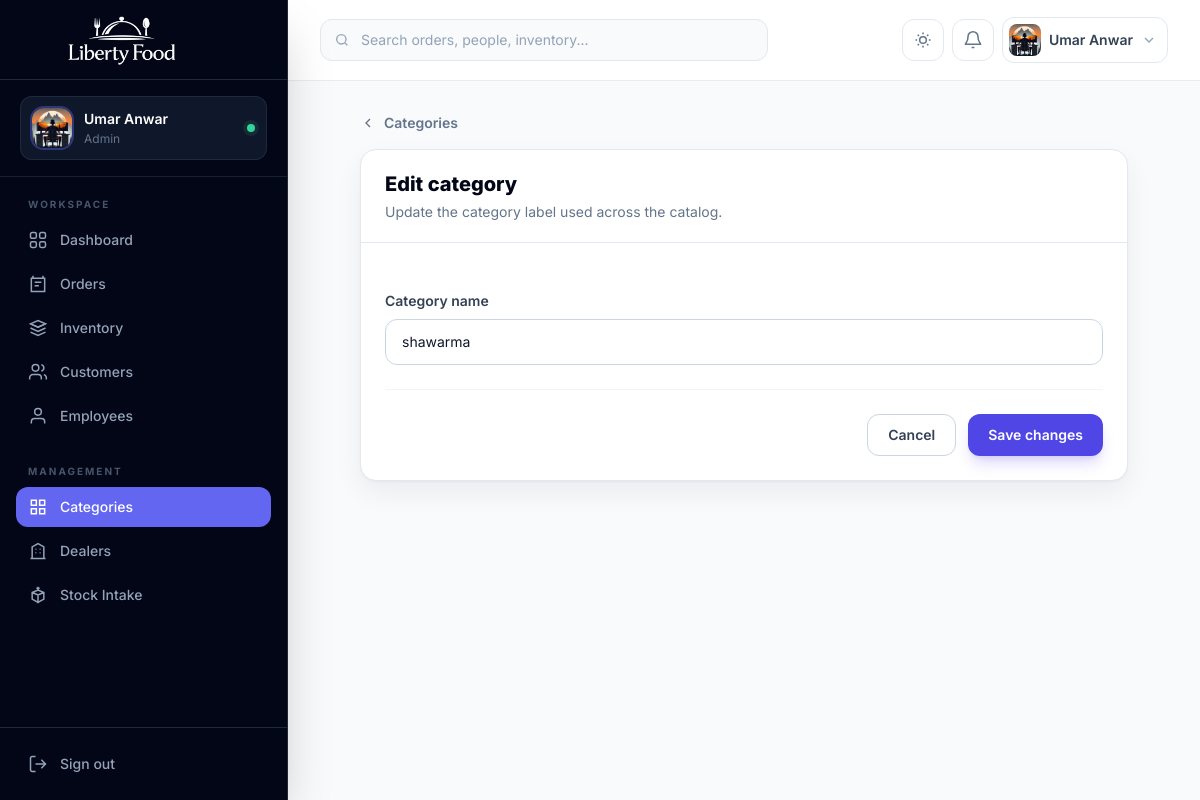
Page /categories/1/edit/ (signed in) on the committed database.
### accounts/models.py (models this page shows, shortened)
class CustomUser(AbstractUser):
    email = models.EmailField(unique=True)
    ROLE_CHOICES = (
        ('admin', 'Admin'),
        ('employee', 'Employee'),
        ('customer', 'Customer'),
    )
    role = models.CharField(
        max_length=20,
        choices=ROLE_CHOICES,
        default='customer'
    )
    phone = models.CharField(
        max_length=15,
        blank=True,
        null=True
    )
    profile_image = models.ImageField(
        upload_to='profiles/',
        blank=True,
        null=True
    )

### core_app/models.py (models this page shows, shortened)
class Category(models.Model):
    name = models.CharField(max_length=200)
    image = models.ImageField(upload_to='categories/', null=True, blank=True)
    status = models.BooleanField(default=True)

### core_app/views.py (the view)
# urls.py: path('categories/<int:pk>/edit/', views.category_edit, name='category_edit'),
@admin_required
def category_edit(request, pk):
    category = get_object_or_404(Category, pk=pk)
    if request.method == "POST":
        category.name = request.POST.get("name")
        category.save()
        return redirect("category_list")
    return render(request, "category_edit.html", {"category": category})

### accounts/decoraters.py (called while the page is built)
def is_admin(user):
    return user.is_authenticated and (user.is_superuser or user.role == "admin")

def role_required(*roles):
    def decorator(view_func):
        @login_required
        @wraps(view_func)
        def wrapper(request, *args, **kwargs):
            if is_admin(request.user) or request.user.role in roles:
                return view_func(request, *args, **kwargs)
            raise PermissionDenied("You do not have permission to access this page.")
        return wrapper
    return decorator

### templates/category_edit.html (shortened to what this page needs)
{% extends "base.html" %}
{% block content %}
<div class="mx-auto max-w-3xl">
  <a href="{% url 'category_list' %}" class="mb-4 inline-flex items-center gap-2 text-sm font-semibold text-slate-500 hover:text-indigo-600 dark:hover:text-indigo-400"><svg class="h-4 w-4" viewBox="0 0 24 24" fill="none" stroke="currentColor" stroke-width="2"><path d="m15 18-6-6 6-6"/></svg> Categories</a>
  <section class="overflow-hidden rounded-2xl border border-slate-200 bg-white shadow-soft dark:border-slate-800 dark:bg-slate-900">
    <div class="border-b border-slate-200 px-6 py-5 dark:border-slate-800"><h1 class="text-xl font-extrabold text-slate-950 dark:text-white">Edit category</h1><p class="mt-1 text-sm text-slate-500">Update the category label used across the catalog.</p></div>
    <form method="POST" class="space-y-6 p-6">
      <div><label for="name" class="mb-2 block text-sm font-semibold text-slate-700 dark:text-slate-200">Category name</label><input type="text" id="name" name="name" value="{{ category.name }}" required class="w-full rounded-xl border border-slate-300 bg-white px-4 py-3 text-sm text-slate-900 outline-none focus:border-indigo-500 focus:ring-4 focus:ring-indigo-500/10 dark:border-slate-700 dark:bg-slate-950 dark:text-white"></div>
      <div class="flex flex-col-reverse gap-3 border-t border-slate-100 pt-6 dark:border-slate-800 sm:flex-row sm:justify-end"><a href="{% url 'category_list' %}" class="inline-flex justify-center rounded-xl border border-slate-300 px-5 py-2.5 text-sm font-semibold text-slate-700 hover:bg-slate-50 dark:border-slate-700 dark:text-slate-200">Cancel</a><button type="submit" class="rounded-xl bg-indigo-600 px-5 py-2.5 text-sm font-semibold text-white shadow-lg shadow-indigo-600/20 hover:bg-indigo-700">Save changes</button></div>
    </form>
  </section>
</div>
{% endblock %}

### templates/base.html (shortened to what this page needs)
{% load static %}
<!DOCTYPE html>
<html lang="en" class="h-full scroll-smooth">
<head>
  <script src="https://cdn.tailwindcss.com"></script>
</head>
<body class="h-full bg-slate-50 font-sans text-slate-700 antialiased dark:bg-slate-950 dark:text-slate-300">
  <aside id="sidebar" class="fixed inset-y-0 left-0 z-50 flex w-72 -translate-x-full flex-col border-r border-slate-800 bg-slate-950 text-slate-300 shadow-2xl transition-transform duration-300 lg:translate-x-0">
    <div class="flex h-20 items-center gap-3 border-b border-slate-800 px-5">
      <a href="{% url 'home' %}" class="block h-16 w-52" aria-label="Liberty Food home">
        <img src="{% static 'liberty-food-logo-cropped.png' %}" alt="Liberty Food" class="h-full w-full object-contain">
      </a>
    </div>
    <div class="border-b border-slate-800/80 px-5 py-4">
      <div class="flex items-center gap-3 rounded-xl bg-slate-900 px-3 py-3 ring-1 ring-inset ring-slate-800">
        {% if request.user.profile_image %}
          <img src="{{ request.user.profile_image.url }}" alt="{{ request.user.username }}" class="h-10 w-10 rounded-xl object-cover ring-2 ring-indigo-500/40">
        {% else %}
          <div class="flex h-10 w-10 items-center justify-center rounded-xl bg-indigo-500/15 text-sm font-bold uppercase text-indigo-300 ring-1 ring-inset ring-indigo-500/30">
            {{ request.user.username|slice:":1" }}
          </div>
        {% endif %}
        <div class="min-w-0">
          <p class="truncate text-sm font-semibold text-white">{{ request.user.get_full_name|default:request.user.username }}</p>
          <p class="mt-0.5 truncate text-xs capitalize text-slate-500">{{ request.user.role|default:"Team member" }}</p>
        </div>
        <span class="ml-auto h-2 w-2 rounded-full bg-emerald-400 ring-4 ring-emerald-400/10" title="Online"></span>
      </div>
    </div>
    <nav class="flex-1 overflow-y-auto px-4 py-5" aria-label="Primary navigation">
      <p class="mb-2 px-3 text-[10px] font-bold uppercase tracking-[.2em] text-slate-600">Workspace</p>
      <div class="space-y-1">
        <a href="{% url 'home' %}" class="nav-link flex items-center gap-3 rounded-xl px-3 py-2.5 text-sm font-medium transition {% if request.resolver_match.url_name == 'home' %}bg-indigo-500 text-white shadow-lg shadow-indigo-950/30{% else %}text-slate-400 hover:bg-slate-900 hover:text-white{% endif %}">
          <svg class="h-5 w-5" viewBox="0 0 24 24" fill="none" stroke="currentColor" stroke-width="1.8"><rect x="3" y="3" width="7" height="7" rx="2"/><rect x="14" y="3" width="7" height="7" rx="2"/><rect x="3" y="14" width="7" height="7" rx="2"/><rect x="14" y="14" width="7" height="7" rx="2"/></svg>
          Dashboard
        </a>
        {% if request.user.role == 'admin' or request.user.is_superuser %}<a href="{% url 'order_list' %}" class="nav-link flex items-center gap-3 rounded-xl px-3 py-2.5 text-sm font-medium transition {% if 'order' in request.resolver_match.url_name %}bg-indigo-500 text-white shadow-lg shadow-indigo-950/30{% else %}text-slate-400 hover:bg-slate-900 hover:text-white{% endif %}">
          <svg class="h-5 w-5" viewBox="0 0 24 24" fill="none" stroke="currentColor" stroke-width="1.8"><path d="M6 2v4M18 2v4M4 5h16v16H4z"/><path d="M8 10h8M8 14h5"/></svg>
          Orders
        </a>
        <a href="{% url 'fooditem_list' %}" class="nav-link flex items-center gap-3 rounded-xl px-3 py-2.5 text-sm font-medium transition {% if 'fooditem' in request.resolver_match.url_name or request.resolver_match.url_name == 'food_quantity' %}bg-indigo-500 text-white shadow-lg shadow-indigo-950/30{% else %}text-slate-400 hover:bg-slate-900 hover:text-white{% endif %}">
          <svg class="h-5 w-5" viewBox="0 0 24 24" fill="none" stroke="currentColor" stroke-width="1.8"><path d="m3 7 9-4 9 4-9 4-9-4Z"/><path d="m3 7 9 4 9-4M3 12l9 4 9-4M3 17l9 4 9-4"/></svg>
          Inventory
        </a>
        <a href="{% url 'customer_list' %}" class="nav-link flex items-center gap-3 rounded-xl px-3 py-2.5 text-sm font-medium transition {% if 'customer' in request.resolver_match.url_name %}bg-indigo-500 text-white shadow-lg shadow-indigo-950/30{% else %}text-slate-400 hover:bg-slate-900 hover:text-white{% endif %}">
          <svg class="h-5 w-5" viewBox="0 0 24 24" fill="none" stroke="currentColor" stroke-width="1.8"><path d="M16 21v-2a4 4 0 0 0-4-4H6a4 4 0 0 0-4 4v2"/><circle cx="9" cy="7" r="4"/><path d="M22 21v-2a4 4 0 0 0-3-3.87M16 3.13a4 4 0 0 1 0 7.75"/></svg>
          Customers
        </a>
        <a href="{% url 'employee_list' %}" class="nav-link flex items-center gap-3 rounded-xl px-3 py-2.5 text-sm font-medium transition {% if 'employee' in request.resolver_match.url_name or 'salary' in request.resolver_match.url_name %}bg-indigo-500 text-white shadow-lg shadow-indigo-950/30{% else %}text-slate-400 hover:bg-slate-900 hover:text-white{% endif %}">
          <svg class="h-5 w-5" viewBox="0 0 24 24" fill="none" stroke="currentColor" stroke-width="1.8"><path d="M20 21v-2a4 4 0 0 0-4-4H8a4 4 0 0 0-4 4v2"/><circle cx="12" cy="7" r="4"/></svg>
          Employees
        </a>{% endif %}
      </div>
      {% if request.user.role == 'admin' or request.user.is_superuser %}<p class="mb-2 mt-7 px-3 text-[10px] font-bold uppercase tracking-[.2em] text-slate-600">Management</p>
      <div class="space-y-1">
        <a href="{% url 'category_list' %}" class="nav-link flex items-center gap-3 rounded-xl px-3 py-2.5 text-sm font-medium transition {% if 'category' in request.resolver_match.url_name %}bg-indigo-500 text-white{% else %}text-slate-400 hover:bg-slate-900 hover:text-white{% endif %}">
          <svg class="h-5 w-5" viewBox="0 0 24 24" fill="none" stroke="currentColor" stroke-width="1.8"><path d="M4 4h6v6H4zM14 4h6v6h-6zM4 14h6v6H4zM14 14h6v6h-6z"/></svg>
          Categories
        </a>
        <a href="{% url 'dealer_list' %}" class="nav-link flex items-center gap-3 rounded-xl px-3 py-2.5 text-sm font-medium transition {% if 'dealer' in request.resolver_match.url_name %}bg-indigo-500 text-white{% else %}text-slate-400 hover:bg-slate-900 hover:text-white{% endif %}">
          <svg class="h-5 w-5" viewBox="0 0 24 24" fill="none" stroke="currentColor" stroke-width="1.8"><path d="M3 21h18M5 21V7l7-4 7 4v14M9 10h1M14 10h1M9 14h1M14 14h1"/></svg>
          Dealers
        </a>
        <a href="{% url 'food_quantity' %}" class="nav-link flex items-center gap-3 rounded-xl px-3 py-2.5 text-sm font-medium transition {% if request.resolver_match.url_name == 'food_quantity' %}bg-indigo-500 text-white{% else %}text-slate-400 hover:bg-slate-900 hover:text-white{% endif %}">
          <svg class="h-5 w-5" viewBox="0 0 24 24" fill="none" stroke="currentColor" stroke-width="1.8"><path d="M12 22V12M5 9l7 3 7-3M5 9l7-3 7 3v8l-7 4-7-4V9Z"/><path d="M12 2v4M10 4h4"/></svg>
          Stock Intake
        </a>
      </div>{% endif %}
    </nav>
    <div class="border-t border-slate-800 p-4">
      <a href="{% url 'logout' %}" class="flex items-center gap-3 rounded-xl px-3 py-2.5 text-sm font-medium text-slate-400 transition hover:bg-red-500/10 hover:text-red-400">
        <svg class="h-5 w-5" viewBox="0 0 24 24" fill="none" stroke="currentColor" stroke-width="1.8"><path d="M9 21H5a2 2 0 0 1-2-2V5a2 2 0 0 1 2-2h4M16 17l5-5-5-5M21 12H9"/></svg>
        Sign out
      </a>
    </div>
  </aside>
  <div id="app-main" class="min-h-full transition-all duration-300 lg:ml-72">
    <header id="topbar" class="sticky top-0 z-30 border-b border-slate-200/80 bg-white/90 backdrop-blur-xl dark:border-slate-800 dark:bg-slate-950/85">
      <div class="flex h-20 items-center gap-3 px-4 sm:px-6 lg:px-8">
        {% if request.user.role == 'admin' or request.user.is_superuser %}<form method="GET" action="{% url 'global_search' %}" class="relative hidden w-full max-w-md md:block">
          <input type="search" name="q" placeholder="Search orders, people, inventory..." class="w-full rounded-xl border border-slate-200 bg-slate-50 py-2.5 pl-10 pr-4 text-sm text-slate-900 outline-none transition placeholder:text-slate-400 focus:border-indigo-500 focus:ring-4 focus:ring-indigo-500/10 dark:border-slate-800 dark:bg-slate-900 dark:text-white">
        </form>{% endif %}
        <div class="ml-auto flex items-center gap-2">
          <button id="theme-toggle" type="button" class="rounded-xl border border-slate-200 p-2.5 text-slate-500 transition hover:border-indigo-200 hover:bg-indigo-50 hover:text-indigo-600 dark:border-slate-800 dark:text-slate-400 dark:hover:border-indigo-900 dark:hover:bg-indigo-950/50 dark:hover:text-indigo-400" aria-label="Toggle color theme">
            <svg class="h-5 w-5 dark:hidden" viewBox="0 0 24 24" fill="none" stroke="currentColor" stroke-width="1.8"><path d="M12 3v2M12 19v2M3 12h2M19 12h2M5.64 5.64l1.42 1.42M16.94 16.94l1.42 1.42M18.36 5.64l-1.42 1.42M7.06 16.94l-1.42 1.42"/><circle cx="12" cy="12" r="4"/></svg>
          </button>
          <div class="relative">
            <button id="notification-trigger" type="button" class="relative rounded-xl border border-slate-200 p-2.5 text-slate-500 transition hover:bg-slate-50 dark:border-slate-800 dark:text-slate-400 dark:hover:bg-slate-900" aria-label="Notifications" aria-expanded="false">
              <svg class="h-5 w-5" viewBox="0 0 24 24" fill="none" stroke="currentColor" stroke-width="1.8"><path d="M18 8a6 6 0 0 0-12 0c0 7-3 7-3 9h18c0-2-3-2-3-9M13.7 21h-3.4"/></svg>
            </button>
          </div>
          <div class="relative">
            <button id="profile-trigger" type="button" class="flex items-center gap-2 rounded-xl border border-slate-200 bg-white p-1.5 pr-2.5 transition hover:bg-slate-50 dark:border-slate-800 dark:bg-slate-900 dark:hover:bg-slate-800" aria-expanded="false">
              {% if request.user.profile_image %}
                <img src="{{ request.user.profile_image.url }}" alt="" class="h-8 w-8 rounded-lg object-cover">
              {% else %}
                <span class="flex h-8 w-8 items-center justify-center rounded-lg bg-indigo-100 text-xs font-bold uppercase text-indigo-700 dark:bg-indigo-500/15 dark:text-indigo-300">{{ request.user.username|slice:":1" }}</span>
              {% endif %}
              <span class="hidden max-w-32 truncate text-sm font-semibold text-slate-700 dark:text-slate-200 sm:block">{{ request.user.get_full_name|default:request.user.username }}</span>
              <svg class="hidden h-4 w-4 text-slate-400 sm:block" viewBox="0 0 24 24" fill="none" stroke="currentColor" stroke-width="2"><path d="m6 9 6 6 6-6"/></svg>
            </button>
          </div>
        </div>
      </div>
    </header>
    <main class="px-4 py-6 sm:px-6 lg:px-8 lg:py-8">
      <div class="mx-auto max-w-[1600px]">
        {% block content %}{% endblock %}
      </div>
    </main>
  </div>
</body>
</html>

### templates/base.html (style rules this page uses)
* { scrollbar-width: thin; scrollbar-color: #94a3b8 transparent; }
.nav-link svg, .action-icon svg { pointer-events: none; }

### rows in the picture
CustomUser: user.profile_image (picture), user.get_full_name "Umar Anwar", user.role "Admin"
Category: name "shawarma"
